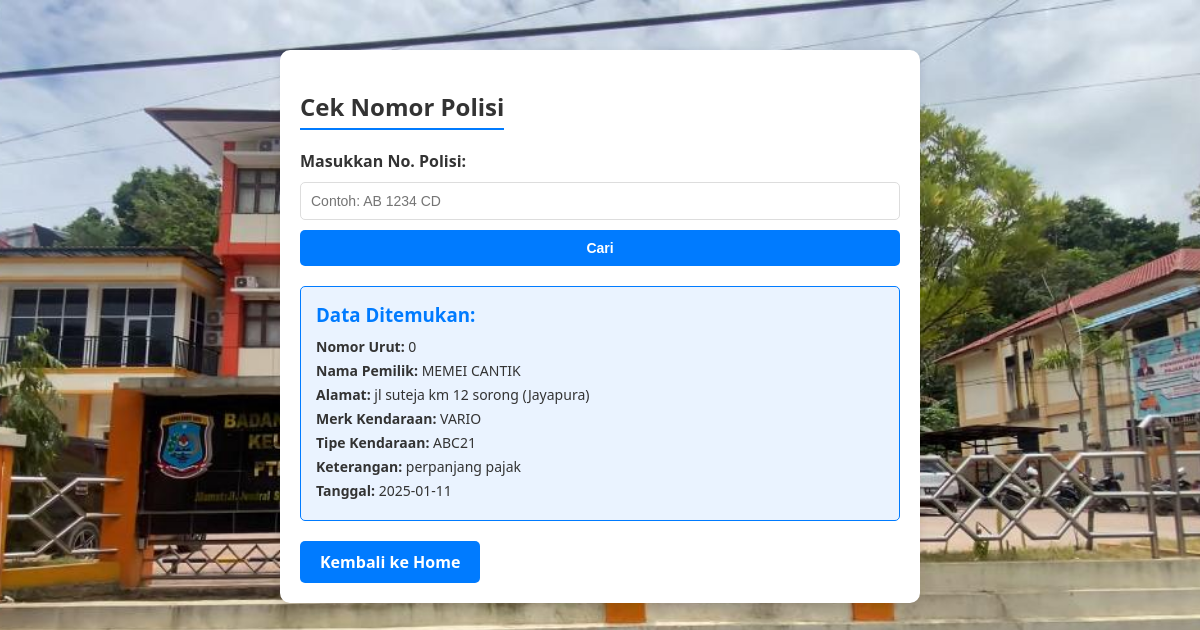
Page /cek_no_pol.php?no_pol=PY 1101 AM on the committed database.
### tables this page shows
CREATE TABLE `kendaraan` (
  `id` int(11) NOT NULL,
  `nomor_urut` int(11) NOT NULL,
  `no_pol` varchar(20) NOT NULL,
  `nama_pemilik` varchar(100) NOT NULL,
  `alamat` varchar(255) NOT NULL,
  `merk_kendaraan` varchar(100) NOT NULL,
  `tipe_kendaraan` varchar(100) NOT NULL,
  `keterangan` text DEFAULT NULL,
  `tanggal` date DEFAULT NULL
);

### cek_no_pol.php (the view, shortened to what this page needs)
<?php
include 'db_connect.php';
?>
<!DOCTYPE html>
<html lang="en">
<head>
</head>
<body>
    <div class="container">
        <h2>Cek Nomor Polisi</h2>
        <form method="get">
            <label for="no_pol">Masukkan No. Polisi:</label>
            <input type="text" id="no_pol" name="no_pol" placeholder="Contoh: AB 1234 CD" required>
            <button type="submit">Cari</button>
        </form>
        <?php
        if (isset($_GET['no_pol'])) {
            $no_pol = $_GET['no_pol'];
            $query = "SELECT * FROM kendaraan WHERE no_pol = ?";
            $stmt = $conn->prepare($query);
            $stmt->bind_param("s", $no_pol);
            $stmt->execute();
            $result = $stmt->get_result();
            if ($result->num_rows > 0) {
                $row = $result->fetch_assoc();
                echo "<div class='result'>
                        <h3>Data Ditemukan:</h3>
                        <p><strong>Nomor Urut:</strong> {$row['nomor_urut']}</p>
                        <p><strong>Nama Pemilik:</strong> {$row['nama_pemilik']}</p>
                        <p><strong>Alamat:</strong> {$row['alamat']}</p>
                        <p><strong>Merk Kendaraan:</strong> {$row['merk_kendaraan']}</p>
                        <p><strong>Tipe Kendaraan:</strong> {$row['tipe_kendaraan']}</p>
                        <p><strong>Keterangan:</strong> {$row['keterangan']}</p>
                        <p><strong>Tanggal:</strong> {$row['tanggal']}</p>
                    </div>";
            } else {
                echo "<div class='no-result'>Data tidak ditemukan.</div>";
            }
        }
        ?>
        <a href="input_data.php">Kembali ke Home</a>
    </div>
</body>
</html>

### cek_no_pol.php (style rules this page uses)
body { font-family: 'Segoe UI', Tahoma, Geneva, Verdana, sans-serif; margin: 0; padding: 0; background: url('background.jpg') no-repeat center center fixed; background-size: cover; color: #fff; }
.container { max-width: 600px; margin: 50px auto; padding: 20px; background: #fff; border-radius: 10px; box-shadow: 0 4px 10px rgba(0, 0, 0, 0.1); }
h2 { text-align: center; color: #333; margin-bottom: 20px; font-size: 24px; border-bottom: 2px solid #007BFF; display: inline-block; padding-bottom: 5px; }
form { display: flex; flex-direction: column; gap: 10px; margin-bottom: 20px; }
label { font-weight: bold; color: #333; }
input[type="text"] { padding: 10px; border: 1px solid #ddd; border-radius: 5px; font-size: 14px; }
button { background-color: #007BFF; color: white; border: none; padding: 10px 15px; border-radius: 5px; font-weight: bold; cursor: pointer; font-size: 14px; transition: background-color 0.3s ease; }
.result { margin-top: 20px; padding: 15px; background-color: #eaf3ff; border: 1px solid #007BFF; border-radius: 5px; }
.result h3 { margin: 0 0 10px; color: #007BFF; }
.result p { margin: 5px 0; font-size: 14px; color: #333; }
a { display: inline-block; margin-top: 20px; text-decoration: none; color: white; background-color: #007BFF; padding: 10px 20px; border-radius: 5px; font-weight: bold; transition: background-color 0.3s ease; }

### rows in the picture
kendaraan: nomor_urut "0", nama_pemilik "MEMEI CANTIK", alamat "jl suteja km 12 sorong (Jayapura)", merk_kendaraan "VARIO", tipe_kendaraan "ABC21", keterangan "perpanjang pajak", tanggal "2025-01-11"
